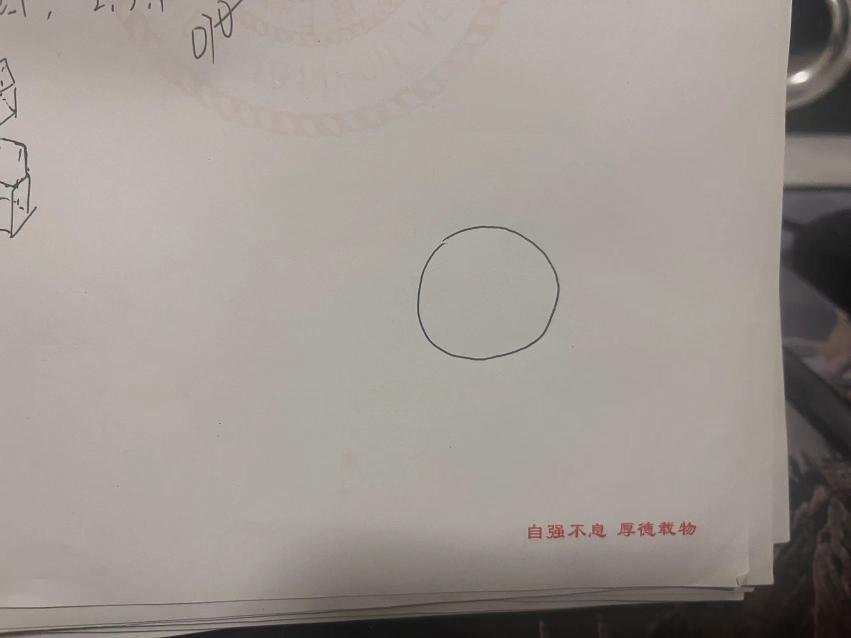
#> input picture Assembly_robot/software/Python_Code/test_circle.jpg, 1702 x 1276 px (shown at 1/2 size)
$ python -i Main.py   (imports and definitions only)
#> lines starting #> are read from the running program, lines starting #| are printed output that depends on the picture; after the words box and inside, x2 and y2 are one past the last pixel; in counts of white or black regions, pixels touching at a corner belong together
#> further down, picture is the input picture: shape (1276, 1702, 3); mean B, G, R 143.8, 150.8, 157.6
import cv2
import numpy as np
import math as m
from scipy.spatial import distance as dist
import serial
import time

a0 = 8
a1 = 12
a2 = 11

# [1 line that did not run here, left out]
# [3 lines not run here, left out]


# [37 lines left out: functions detect_shape_contour, ikinematics, not called in this run]


def get_target_shape_contour(image):
    # 将图像转换为灰度图
    gray = cv2.cvtColor(image, cv2.COLOR_BGR2GRAY)
    # 对图像进行阈值处理
    _, thresh = cv2.threshold(gray, 127, 255, cv2.THRESH_BINARY)
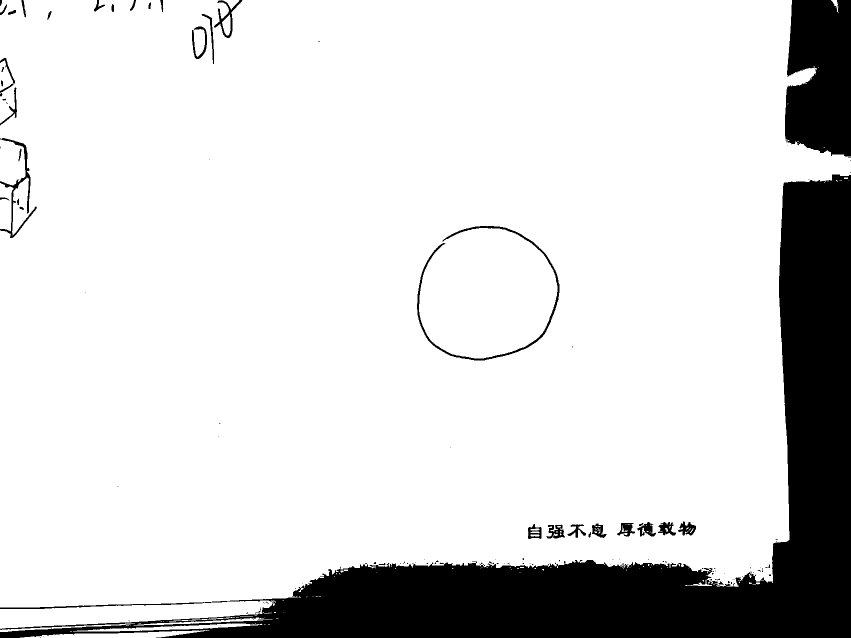
#> thresh: shape (1276, 1702) (shown at 1/2 size); 85% white; 138 black regions (99 under 20 px)
    # 寻找轮廓
    contours, _ = cv2.findContours(thresh, cv2.RETR_EXTERNAL, cv2.CHAIN_APPROX_SIMPLE)
#> contours = 102 contours, 91 with area under 20; largest, box (x1, y1, x2, y2) and area: (0, 0, 1702, 1215) 1824004, (0, 1201, 552, 1258) 16790, (40, 1260, 419, 1276) 2477, (0, 366, 27, 463) 1848, (146, 1247, 525, 1263) 1720

    target_contour = None
    target_center = None

    for contour in contours:
        # 这里可以添加一些条件来筛选目标轮廓，比如面积、形状等
        approx = cv2.approxPolyDP(contour, 0.04 * cv2.arcLength(contour, True), True)
        if len(approx) == 4:  # 假设目标是四边形
            target_contour = approx
            m = cv2.moments(contour)
            cx = int(m["m10"] / m["m00"])
            cy = int(m["m01"] / m["m00"])
            target_center = (cx, cy)
            break
#> this loop made 22 passes
#> (target_contour, cx, cy) on pass 22: ([[541, 1225], [541, 1226], [542, 1226], [542, 1225]], 541, 1225)
#> approx on passes 1 to 6: [[140, 1262], [143, 1262]], [[418, 1260], [40, 1275]], [[252, 1251], [257, 1251]], [[260, 1250]], [[528, 1249], [530, 1249]], [[536, 1248], [539, 1248]]

    return target_contour, target_center


# [34 lines left out: functions get_depth_to_target, main, not called in this run]


# [19 lines not run here, left out]

>>> import cv2
>>> picture = cv2.imread('test_circle.jpg')
>>> result = get_target_shape_contour(picture)
#> result = ([[541, 1225], [541, 1226], [542, 1226], [542, 1225]], (541, 1225))
